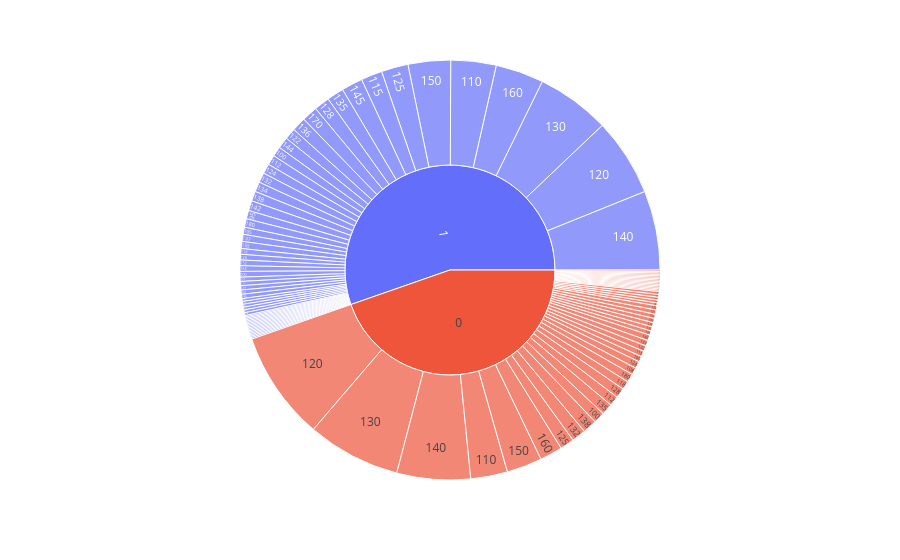

The cell this chart's notebook holds for it:
### Code cell
px.sunburst(heart_df,path=['HeartDisease','RestingBP'])

### Figure 1 — Plotly figure (JSON) as saved in the notebook; plotly's stock layout.template omitted (floating-point values rounded to 4 significant figures)
{"data": [{"branchvalues": "total", "domain": {"x": [0, 1], "y": [0, 1]}, "hovertemplate": "labels=%{label}<br>count=%{value}<br>parent=%{parent}<br>id=%{id}<extra></extra>", "ids": ["0/80", "1/92", "0/94", "1/95", "1/96", "0/98", "0/100", "1/100", "0/101", "0/102", "1/102", "0/104", "1/104", "0/105", "1/105", "0/106", "1/106", "0/108", "1/108", "0/110", "1/110", "0/112", "1/112", "0/113", "0/114", "1/114", "0/115", "1/115", "1/116", "1/117", "0/118", "1/118", "0/120", "1/120", "0/122", "1/122", "0/123", "1/123", "0/124", "1/124", "0/125", "1/125", "0/126", "1/126", "1/127", "0/128", "1/128", "0/129", "0/130", "1/130", "0/131", "1/131", "0/132", "1/132", "0/133", "1/133", "0/134", "1/134", "0/135", "1/135", "0/136", "1/136", "1/137", "0/138", "1/138", "0/139", "1/139", "0/140", "1/140", "1/141", "0/142", "1/142", "1/143", "1/144", "0/145", "1/145", "0/146", "1/146", "0/148", "1/148", "0/150", "1/150", "0/152", "1/152", "0/154", "1/154", "0/155", "1/155", "0/156", "1/156", "1/158", "0/160", "1/160", "1/164", "1/165", "0/170", "1/170", "0/172", "1/172", "1/174", "0/178", "1/178", "0/180", "1/180", "1/185", "0/190", "1/190", "1/192", "1/200", "0", "1"], "labels": ["80", "92", "94", "95", "96", "98", "100", "100", "101", "102", "102", "104", "104", "105", "105", "106", "106", "108", "108", "110", "110", "112", "112", "113", "114", "114", "115", "115", "116", "117", "118", "118", "120", "120", "122", "122", "123", "123", "124", "124", "125", "125", "126", "126", "127", "128", "128", "129", "130", "130", "131", "131", "132", "132", "133", "133", "134", "134", "135", "135", "136", "136", "137", "138", "138", "139", "139", "140", "140", "141", "142", "142", "143", "144", "145", "145", "146", "146", "148", "148", "150", "150", "152", "152", "154", "154", "155", "155", "156", "156", "158", "160", "160", "164", "165", "170", "170", "172", "172", "174", "178", "178", "180", "180", "185", "190", "190", "192", "200", "0", "1"], "name": "", "parents": ["0", "1", "0", "1", "1", "0", "0", "1", "0", "0", "1", "0", "1", "0", "1", "0", "1", "0", "1", "0", "1", "0", "1", "0", "0", "1", "0", "1", "1", "1", "0", "1", "0", "1", "0", "1", "0", "1", "0", "1", "0", "1", "0", "1", "1", "0", "1", "0", "0", "1", "0", "1", "0", "1", "0", "1", "0", "1", "0", "1", "0", "1", "1", "0", "1", "0", "1", "0", "1", "1", "0", "1", "1", "1", "0", "1", "0", "1", "0", "1", "0", "1", "0", "1", "0", "1", "0", "1", "0", "1", "1", "0", "1", "1", "1", "0", "1", "0", "1", "1", "0", "1", "0", "1", "1", "0", "1", "1", "1", "", ""], "type": "sunburst", "values": [1, 1, 2, 6, 1, 1, 8, 7, 1, 2, 1, 2, 1, 4, 5, 2, 1, 5, 2, 26, 32, 7, 7, 1, 1, 1, 4, 15, 2, 1, 6, 4, 77, 55, 4, 8, 1, 1, 5, 7, 10, 19, 3, 4, 1, 7, 11, 1, 66, 52, 1, 3, 10, 7, 3, 3, 4, 7, 8, 12, 3, 10, 5, 10, 7, 2, 3, 52, 56, 3, 4, 7, 2, 8, 3, 15, 1, 3, 1, 1, 25, 30, 3, 4, 1, 2, 3, 5, 1, 1, 4, 16, 34, 1, 2, 3, 11, 1, 1, 1, 1, 2, 6, 6, 1, 1, 1, 1, 4, 410, 508]}], "layout": {"legend": {"tracegroupgap": 0}, "margin": {"t": 60}}}
